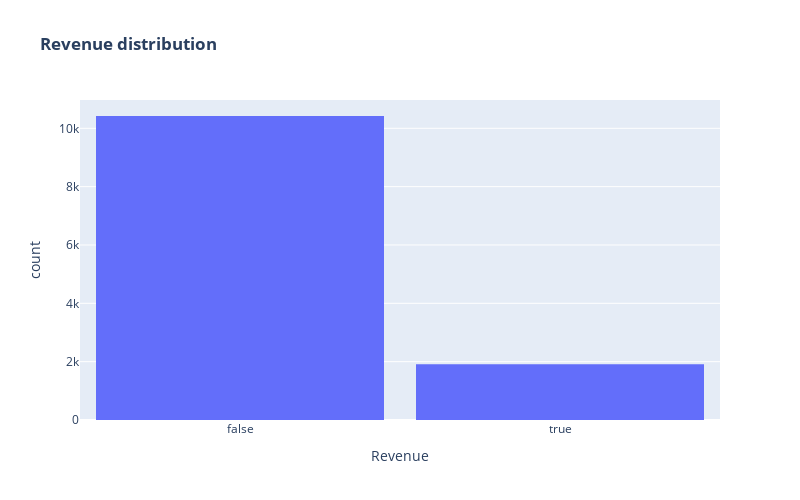

Notebook cell for this chart:
### Code cell
fig = px.histogram(df, x="Revenue", barmode="group", title="<b>Revenue distribution<b>")
fig.update_layout(width=800, height=500, bargap=0.1)
fig.show()

### Figure 1 — Plotly figure (JSON) as saved in the notebook; plotly's stock layout.template omitted (floating-point values rounded to 4 significant figures; data arrays with more than 128 entries replaced by an {"elided": "..."} marker saying what was removed)
{"data": [{"alignmentgroup": "True", "bingroup": "x", "hovertemplate": "Revenue=%{x}<br>count=%{y}<extra></extra>", "legendgroup": "", "marker": {"color": "#636efa", "pattern": {"shape": ""}}, "name": "", "offsetgroup": "", "orientation": "v", "showlegend": false, "type": "histogram", "x": {"elided": "12330 bool values"}, "xaxis": "x", "yaxis": "y"}], "layout": {"bargap": 0.1, "barmode": "group", "height": 500, "legend": {"tracegroupgap": 0}, "title": {"text": "<b>Revenue distribution<b>"}, "width": 800, "xaxis": {"anchor": "y", "domain": [0, 1], "title": {"text": "Revenue"}}, "yaxis": {"anchor": "x", "domain": [0, 1], "title": {"text": "count"}}}}
